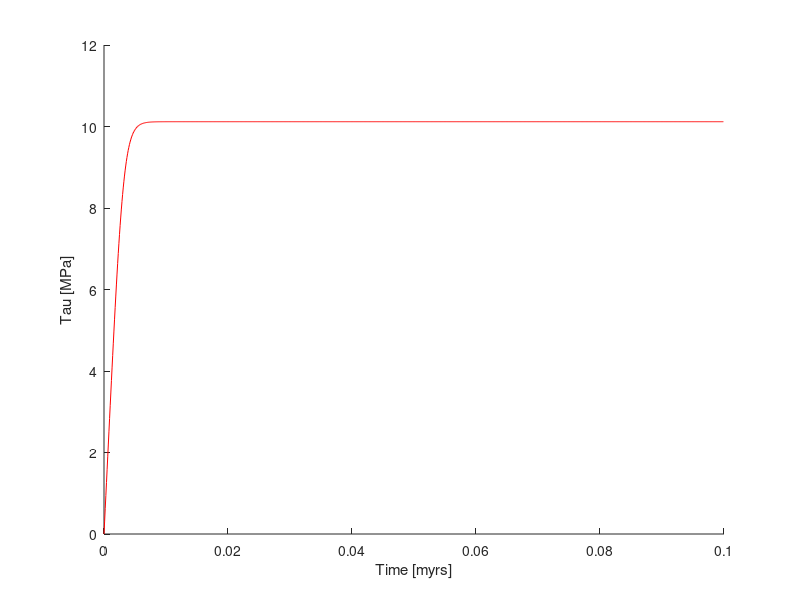

The MATLAB script that drew this image:
% 
clear

SecYear =   3600*24*365.25
Tau     =   0;
G       =   5e10;
eta     =   1e22;
T       =   900;

% Flow law parameters
AD      =   2.5e-17; %1/Pa^n/s, 
n       =   3.5;
Ea      =   532000; %J/mol 
R       =   8.314; %J/mol/K

% Define correction coefficient F2 
% for a strain rate based viscosity formulation
F2=1/2^((n-1)/n)/3^((n+1)/2/n)

% Strain Rate
eps=1e-15; %1/s


% Compute and check activation energy exponent
eterm=Ea/n/R/(T+273.15);
if (eterm>100)
    eterm=100;
end
eterm=exp(eterm);
% Compute viscosity
% eta=F2/AD^(1/n)/eps^((n-1)/n)*eterm;

dt = 0.0001*1e6*SecYear;

Tau_vec     = 0;
Time_vec    = 0;
for itime=2:1000
    
    Tau_new =   Tau;
    dTau    =   realmax;
    it = 1;
    while dTau>1e-10
        e_vis       =   Tau_new/2/eta;               % viscous strainrate
        Tau_new1    =   Tau + 2*G*dt*(eps-e_vis);    % update stress
         eta         =   F2/AD^(1/n)/e_vis^((n-1)/n)*eterm;
%         eta         =   F2/AD^(1/n)/eps^((n-1)/n)*eterm;            % no local iterations
        

%       Tau_new1    =   Tau + 2*G*dt*(str-e_vis);               # update stress
%       eta         =   F2/AD**(1/n)/e_vis**((n-1)/n)*eterm;    # local iterations; employ viscous strain rate here (the wrong approach is to use the full strainrate)
%       e_vis       =   Tau_new1/2/eta;                          # viscous strainrate
%       
        if eta>1e28
            eta=1e28;
        end
        
        dTau        = Tau_new1-Tau_new;
        Tau_new     = Tau_new1;
        it=it+1;
        
    end
    it
    Tau             = Tau_new;
    
    Tau_vec(itime)  =   Tau_new;
    Time_vec(itime) =   Time_vec(itime-1) + dt;
end


figure(1), hold on
plot(Time_vec/SecYear/1e6,Tau_vec/1e6,'r-');
xlabel('Time [myrs]')
ylabel('Tau [MPa]')

